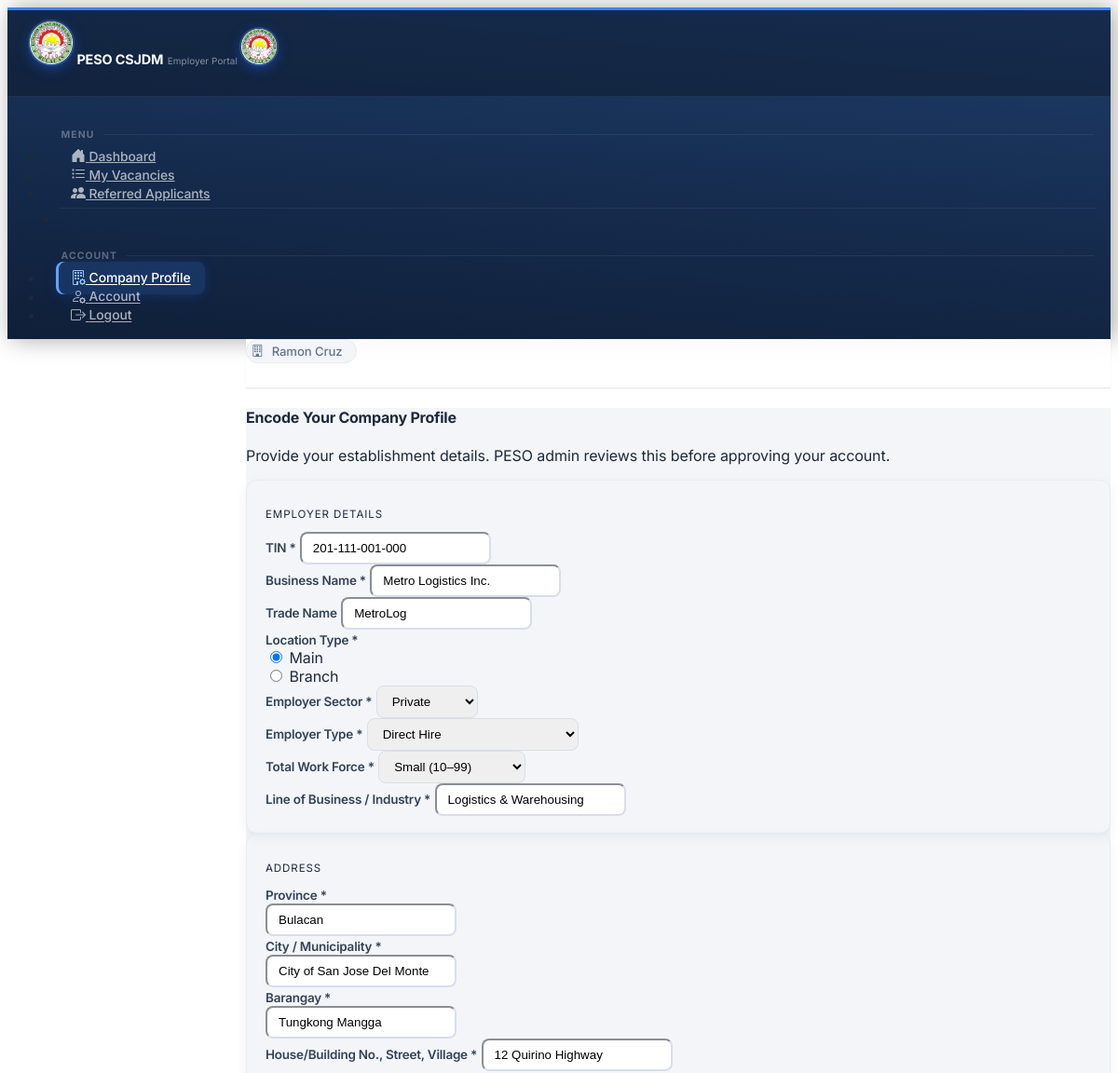
Page /employer/profile (signed in, upper part) on the earlier database version.
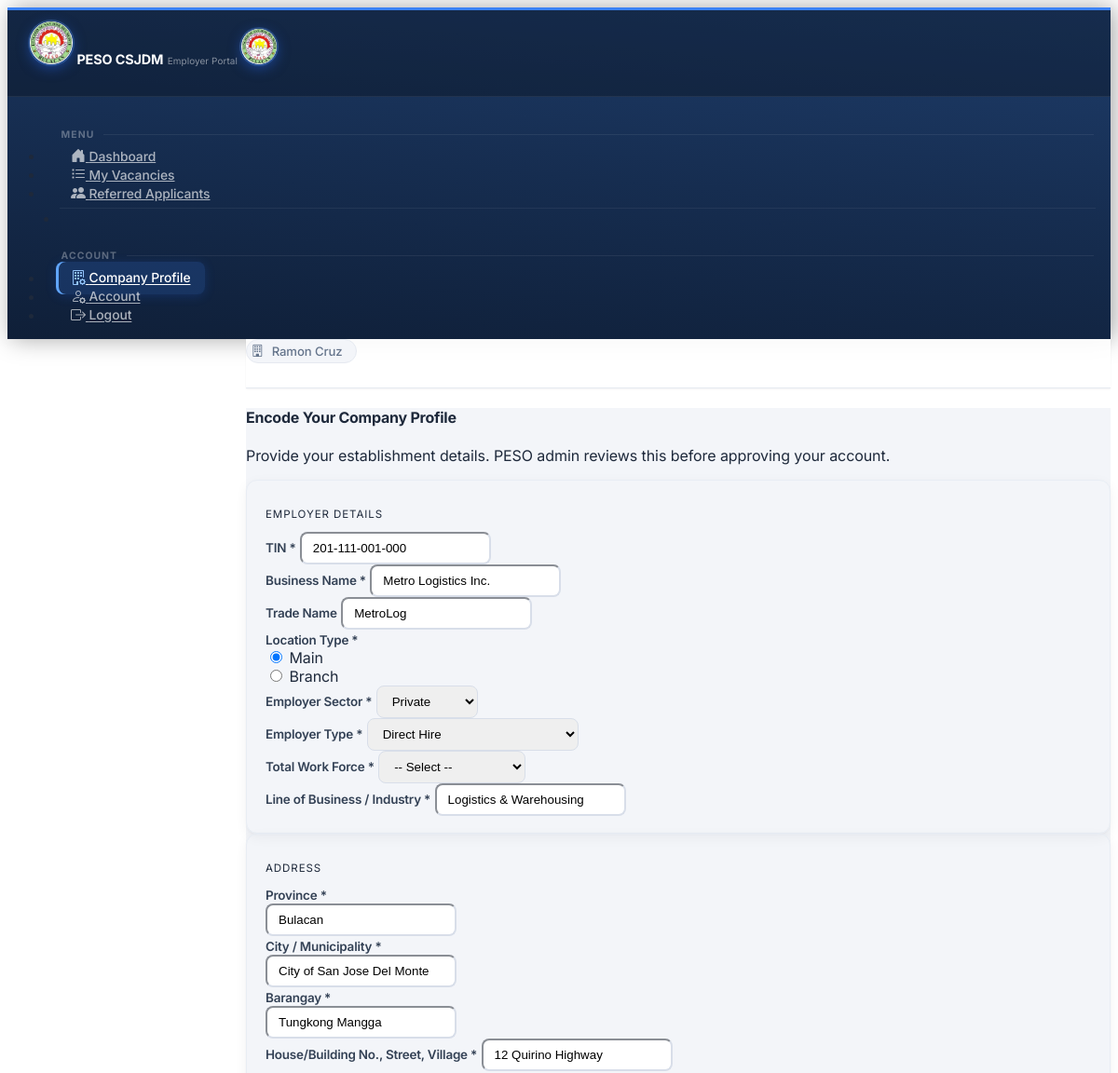
Same page on the later database version.
### tables this page shows
CREATE TABLE employers (
            employer_id             INTEGER  PRIMARY KEY AUTOINCREMENT,
            user_id        INTEGER  UNIQUE NOT NULL,
            company_name   TEXT     NOT NULL,
            contact_person TEXT     NOT NULL,
            phone          TEXT,
            address        TEXT,
            is_approved    INTEGER  DEFAULT 0,
            created_at     DATETIME DEFAULT CURRENT_TIMESTAMP, tin TEXT, trade_name TEXT, location_type TEXT, employer_sector TEXT, employer_type TEXT, total_workforce TEXT, line_of_business TEXT, address_line TEXT, barangay TEXT, city TEXT, province TEXT, position TEXT, telephone TEXT, mobile TEXT, fax TEXT, profile_email TEXT, certified INTEGER DEFAULT 0, certified_at DATETIME, profile_completed INTEGER DEFAULT 0, approval_requested INTEGER DEFAULT 0,
            FOREIGN KEY (user_id) REFERENCES users(user_id)
        );

### app.py (the view, shortened to what this page needs)
@app.route('/employer/profile', methods=['GET', 'POST'])
@employer_required
def employer_profile():
    db  = get_db()
    emp = _get_my_employer()
    if not emp:
        flash('Employer record not found.', 'danger')
        return redirect(_role_home())
    tmpl_kwargs = dict(sectors=EMPLOYER_SECTORS, employer_types=EMPLOYER_TYPES,
                       workforce_sizes=WORKFORCE_SIZES, location_types=LOCATION_TYPES,
                       barangays=sorted(BARANGAY_DISTRICT.keys(), key=str.title))
    return render_template('employer/profile.html', emp=_emp_form(emp), **tmpl_kwargs)

### app.py (called while the page is built)
def get_db():
    if 'db' not in g:
        g.db = sqlite3.connect(DATABASE)
        g.db.row_factory = sqlite3.Row
        g.db.execute('PRAGMA foreign_keys = ON')
    return g.db

@app.before_request
def drop_stale_session():
    if 'user_id' in session and not (request.endpoint or '').startswith('static'):
        row = get_db().execute('SELECT is_active FROM users WHERE user_id=?', (session['user_id'],)).fetchone()
        if row is None or row['is_active'] == 0:
            session.clear()

@app.before_request
def csrf_same_origin_guard():
    if request.method in ('POST', 'PUT', 'PATCH', 'DELETE'):
        src = request.headers.get('Origin') or request.headers.get('Referer')
        if src:
            from urllib.parse import urlparse
            if urlparse(src).netloc != request.host:
                abort(403)

@app.after_request
def security_headers(resp):
    resp.headers.setdefault('X-Content-Type-Options', 'nosniff')
    resp.headers.setdefault('X-Frame-Options', 'SAMEORIGIN')
    resp.headers.setdefault('Referrer-Policy', 'same-origin')
    return resp

def _emp_form(emp):
    return {k: ('' if v is None else v) for k, v in dict(emp).items()}

### templates/employer/profile.html (shortened to what the changed rows need)
{% extends 'base_employer.html' %}
{% block content %}
<form id="companyProfileForm" method="POST" action="{{ url_for('employer_profile') }}">
  <div class="card shadow-sm border-0 mb-3" style="border-radius:12px;">
    <div class="card-body p-4">
      <div class="row g-3">
        <div class="col-sm-6">
          <label class="form-label fw-semibold">TIN <span class="text-danger">*</span></label>
          <input type="text" name="tin" data-mask="tin" class="form-control" value="{{ emp.get('tin','') }}" required />
        </div>
        <div class="col-sm-6">
          <label class="form-label fw-semibold">Business Name <span class="text-danger">*</span></label>
          <input type="text" name="company_name" class="form-control" value="{{ emp.get('company_name','') }}" required maxlength="150" placeholder="Registered / legal name" />
        </div>
        <div class="col-sm-6">
          <label class="form-label fw-semibold">Trade Name</label>
          <input type="text" name="trade_name" class="form-control" value="{{ emp.get('trade_name','') }}" maxlength="150" placeholder="Business / DBA name (if any)" />
        </div>
        <div class="col-sm-6">
          {% for lt in location_types %}
          <div class="form-check form-check-inline">
            <input class="form-check-input" type="radio" name="location_type" id="loc_{{ lt }}" value="{{ lt }}"
                   {% if emp.get('location_type')==lt or (not emp.get('location_type') and lt=='Main') %}checked{% endif %} />
            <label class="form-check-label" for="loc_{{ lt }}">{{ lt }}</label>
          </div>
          {% endfor %}
        </div>
        <div class="col-sm-4">
          <label class="form-label fw-semibold">Employer Sector <span class="text-danger">*</span></label>
          <select name="employer_sector" id="employer_sector" class="form-select" required>
            {% for s in sectors %}
            <option value="{{ s }}" {% if emp.get('employer_sector')==s %}selected{% endif %}>{{ s }}</option>
            {% endfor %}
          </select>
        </div>
        <div class="col-sm-4">
          <label class="form-label fw-semibold">Total Work Force <span class="text-danger">*</span></label>
          <select name="total_workforce" class="form-select" required>
            <option value="">-- Select --</option>
            {% for w in workforce_sizes %}
            <option value="{{ w }}" {% if emp.get('total_workforce')==w %}selected{% endif %}>{{ w }}</option>
            {% endfor %}
          </select>
        </div>
        <div class="col-12">
          <label class="form-label fw-semibold">Line of Business / Industry <span class="text-danger">*</span></label>
          <input type="text" name="line_of_business" class="form-control" value="{{ emp.get('line_of_business','') }}" required maxlength="100" placeholder="e.g. Manufacturing, Retail, BPO" />
        </div>
      </div>
    </div>
  </div>
  <div class="card shadow-sm border-0 mb-3" style="border-radius:12px;">
    <div class="card-body p-4">
      <div class="row g-3">
        <div class="col-12">
          <div class="row g-3" data-location data-psgc-base="{{ url_for('static', filename='data/psgc/') }}">
            <div class="col-sm-4">
              <label class="form-label fw-semibold">Province <span class="text-danger">*</span></label>
              <input type="text" name="province" data-loc="province" class="form-control" value="{{ emp.get('province') or 'Bulacan' }}" required maxlength="60" placeholder="Type to search" autocomplete="off" />
            </div>
            <div class="col-sm-4">
              <label class="form-label fw-semibold">City / Municipality <span class="text-danger">*</span></label>
              <input type="text" name="city" data-loc="city" class="form-control" value="{{ emp.get('city') or 'City of San Jose del Monte' }}" required maxlength="60" placeholder="Select province first" autocomplete="off" />
            </div>
            <div class="col-sm-4">
              <label class="form-label fw-semibold">Barangay <span class="text-danger">*</span></label>
              <input type="text" name="barangay" data-loc="barangay" class="form-control" value="{{ emp.get('barangay','') }}" required maxlength="60" placeholder="Select city / municipality first" autocomplete="off" />
            </div>
          </div>
        </div>
        <div class="col-12">
          <label class="form-label fw-semibold">House/Building No., Street, Village <span class="text-danger">*</span></label>
          <input type="text" name="address_line" class="form-control" value="{{ emp.get('address_line','') }}" required maxlength="150" />
        </div>
      </div>
    </div>
  </div>
</form>
{% endblock %}

Differences in the rows shown:
changed employers "Metro Logistics Inc.": total_workforce "Small (10–99)" → (not shown)
Other differences:
form field total_workforce: (not shown) → "-- Select --"
